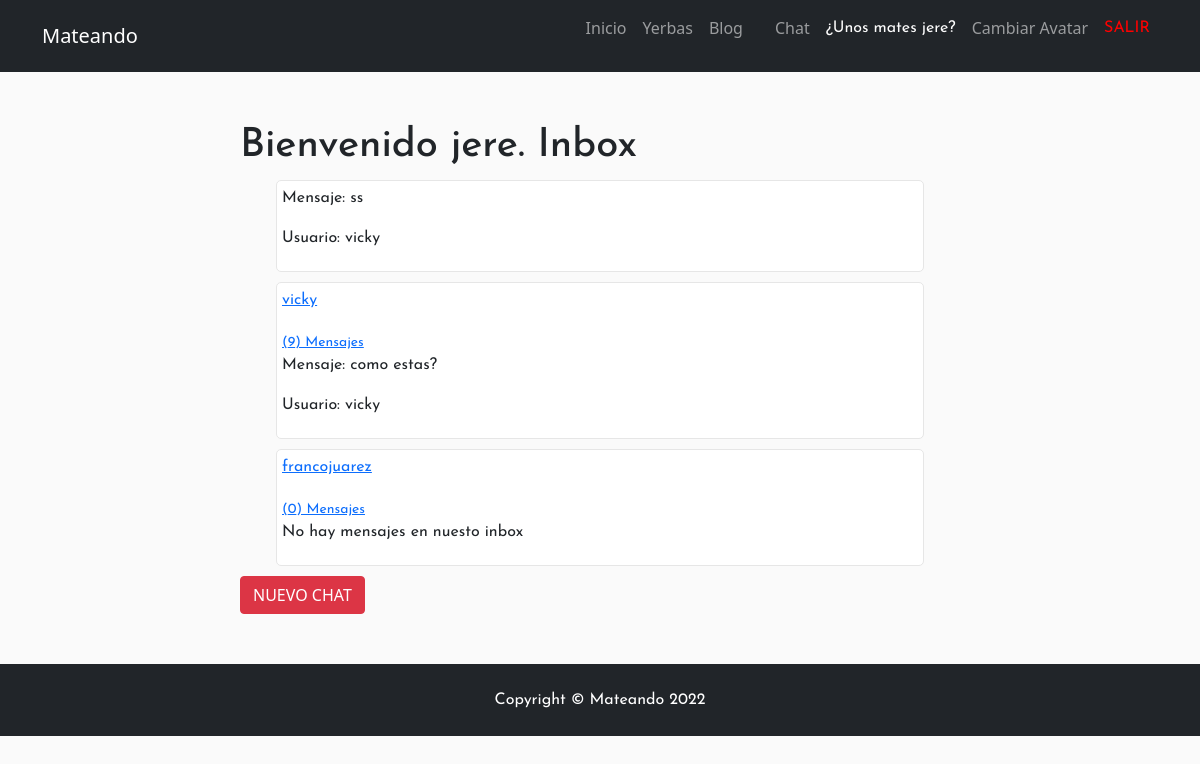
/MatesApp/inbox/ (signed in), run on an earlier commit of the app's database.
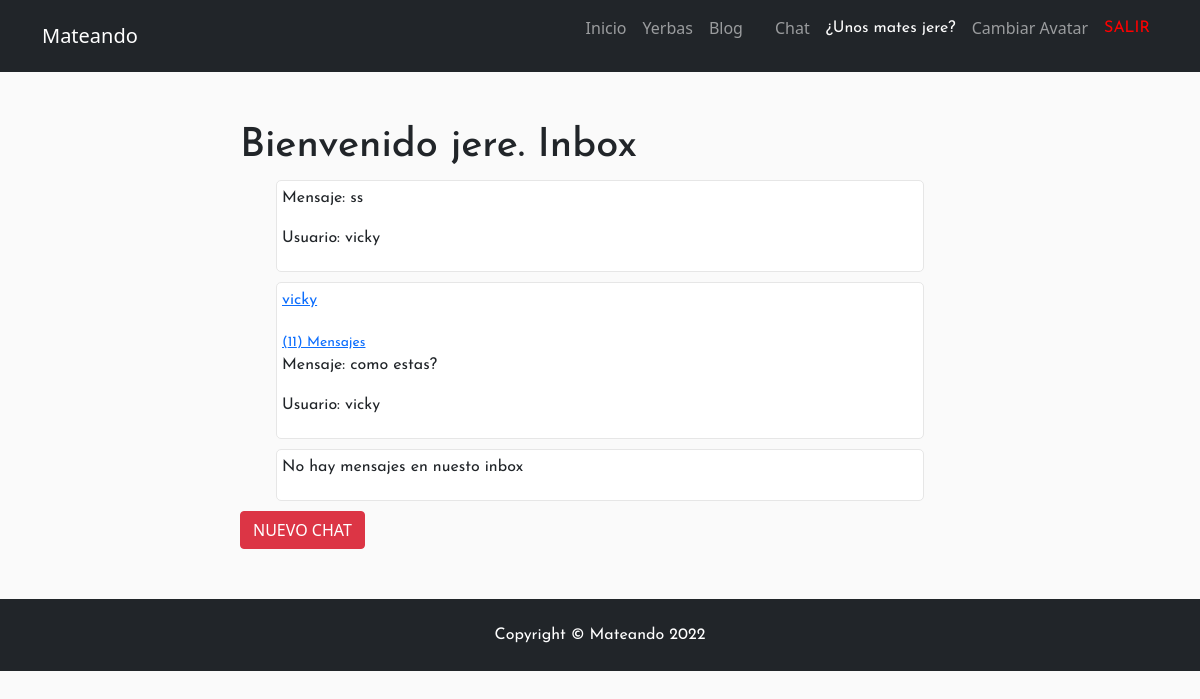
And on a later commit of the database.
### MatesApp/models.py (models this page shows)
class ModelBase(models.Model):
    id = models.UUIDField(default=uuid.uuid4, primary_key=True, db_index=True, editable=False)
    tiempo= models.DateTimeField(auto_now_add=True)
    actualizar= models.DateTimeField(auto_now=True)
    class Meta:
        abstract= True

class Canal(ModelBase):
    usuarios= models.ManyToManyField(User, blank=True, through=CanalUsuario)
    objects= CanalManager()

class CanalMensaje(ModelBase):
    canal= models.ForeignKey("Canal", on_delete=models.CASCADE)
    usuario= models.ForeignKey(User, on_delete=models.CASCADE)
    texto= models.TextField()

class CanalUsuario(ModelBase):
    canal= models.ForeignKey("Canal", null=True, on_delete=models.SET_NULL)
    usuario= models.ForeignKey(User, on_delete=models.CASCADE)

### MatesApp/views.py (the view)
# urls.py: path('inbox/', views.Inbox.as_view(), name="inbox" ),
class Inbox(View):
    def get(self, request):
        inbox= Canal.objects.filter(canalusuario__usuario__in=[request.user.id])
        context= {
            "inbox":inbox
        }
        return render(request, 'MatesApp/inbox.html', context)

### MatesApp/models.py (called while the page is built)
    def get_queryset(self, *args, **kwargs):
        return CanalQuerySet(self.model, using=self._db)

### templatechat/MatesApp/inbox.html (shortened to what this page needs)
{% extends 'base.html' %}
{% block contenedor %}
<h1>
    Bienvenido {{user}}. Inbox
</h1>
{% for inbox in inbox %}
<div class="div_inbox">
        {% for second_user in inbox.canalusuario_set.all %}
            {% if second_user.usuario == request.user %}
            {% else %}
                <a href="{% url 'detailms' second_user.usuario.username %}">
                    <p>
                        {{second_user.usuario}}
                    </p>
                    <small>
                        ({{inbox.canalmensaje_set.count}}) Mensajes
                    </small>
                </a>
            {% endif %}
        {% endfor %}
        {% if inbox.canalmensaje_set.count != 0 %}
            <div class="div_ms_inbox">
                {% with ultimo_mensaje=inbox.canalmensaje_set.last %}
                    <p>
                        Mensaje: {{ultimo_mensaje.texto}}
                    </p>
                    <p>
                        Usuario: {{ultimo_mensaje.usuario}}
                    </p>
                {% endwith %}
            </div>
        {% else %}
            <p>
                No hay mensajes en nuesto inbox
            </p>
        {% endif %}
</div>
{% empty %}
<h2>
    Inbox Vacío
</h2>
{% endfor %}
<a class="btn btn-danger" href="ms" >NUEVO CHAT</a></li>
{% endblock %}

What changed in the data, as far as the page shows it:
removed CanalUsuario: usuario "francojuarez", {{ inbox.canalmensaje_set.count }} "0", shown under Canal (number 3 of 3 on the later page)
computed for Canal "como estas?": canalmensaje_set.count "9" → "11"
